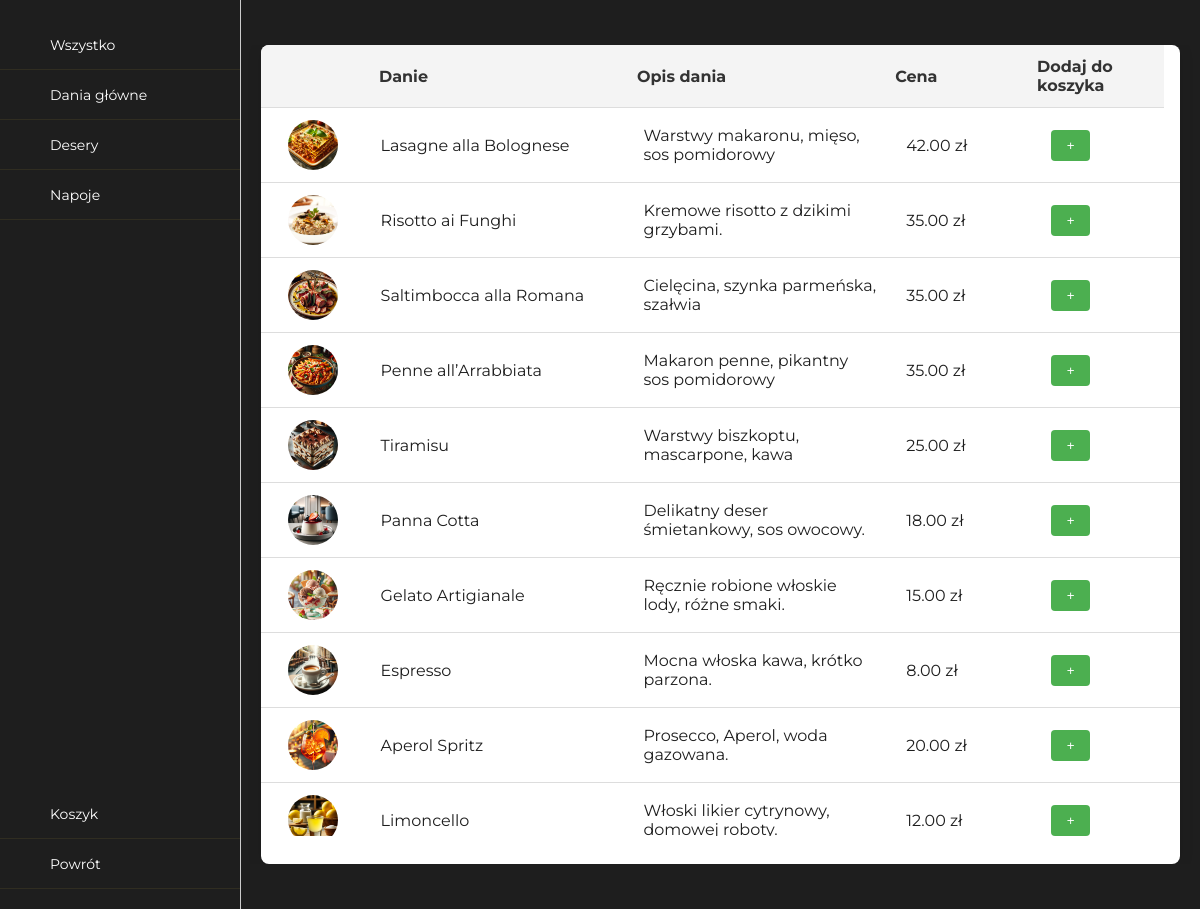
Before: /products/ with the older database file.
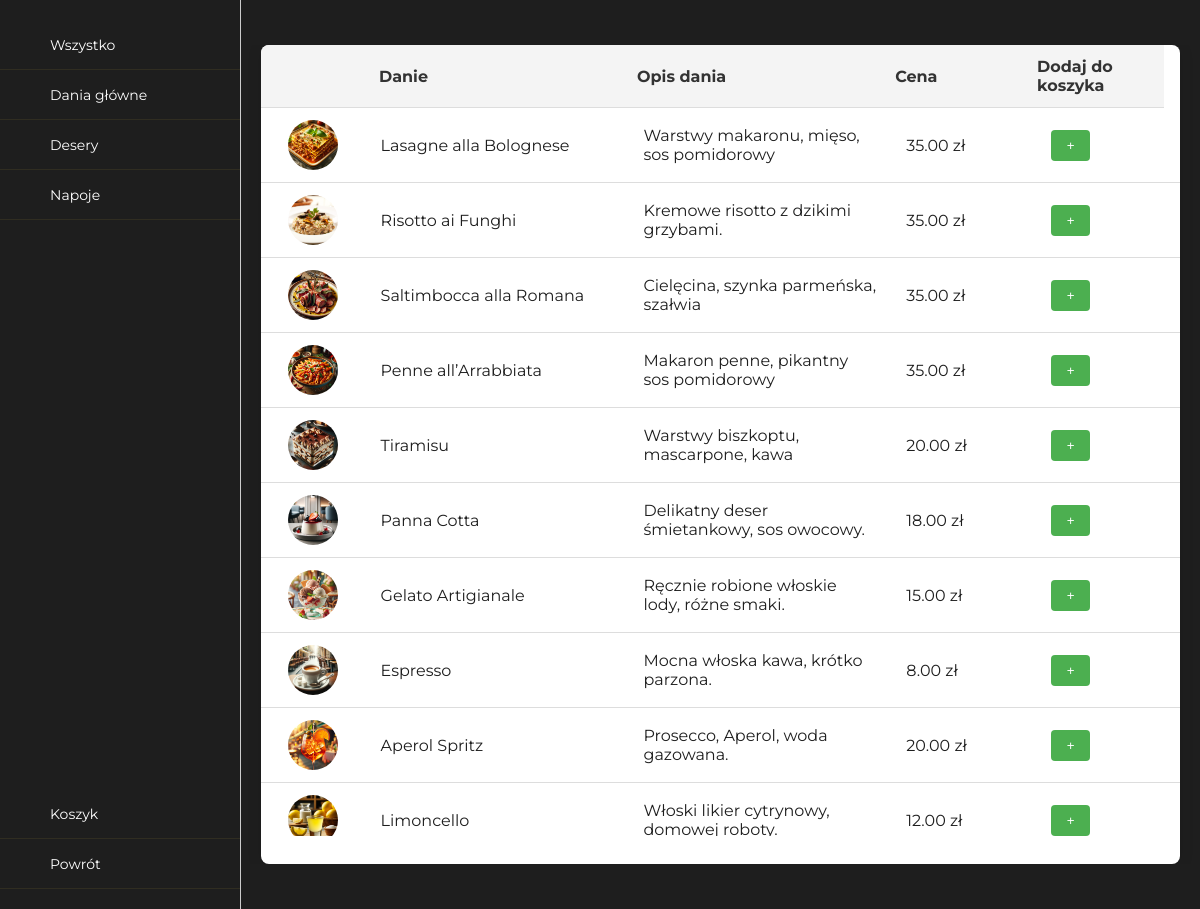
After: the same page with the newer database file.
### base/models.py (models this page shows)
class Product(models.Model):
    name = models.CharField(max_length=100)
    price = models.DecimalField(max_digits=8, decimal_places=2)
    description = models.TextField()
    category = models.ForeignKey(Category, related_name='products', on_delete=models.CASCADE)
    image = models.ImageField(upload_to='product_images/', blank=True, null=True)
    def __str__(self):
        return self.name

### base/views.py (the view)
# urls.py: path('products/', product_list, name='product-list'),
def product_list(request):
    products = Product.objects.all()
    print(products)
    return render(request, 'product_list.html', {'products': products})

### base/templates/product_list.html (shortened to what this page needs)
<!doctype html>
{% load static %}
<html lang="en-US">
<head>
<link href="{% static 'styles/singlePageTemplate.css' %}" rel="stylesheet" type="text/css">
<link href="https://assets.calendly.com/assets/external/widget.css" rel="stylesheet">
</head>
<body>
<div class="container4">
    <div class="food-sort">
        <div class="order-buttons">
            <button onclick="filterTable('Wszystko')" data-active="true">Wszystko</button>
            <button onclick="filterTable('dania glowne')" data-active="false">Dania główne</button>
            <button onclick="filterTable('desery')" data-active="false">Desery</button>
            <button onclick="filterTable('napoje')" data-active="false">Napoje</button>
        </div>
        <div class="basket-button">
            <a href="/cart"><button>Koszyk</button></a>
            <a href="/"><button>Powrót</button></a>
        </div>
    </div>
        <div class="food-choose">
            <table class="food-table">
            <thead class="thead-primary">
                <tr>
                    <th>&nbsp</th>
                    <th>Danie</th>
                    <th>Opis dania</th>
                    <th>Cena</th>
                    <th>Dodaj do koszyka</th>
                </tr>
            </thead>
            <tbody>
                {% for product in products %}
                <tr data-category="{{ product.category.name }}" data-id="s={{ product.id }}" data-name="{{ product.name }}" data-price="{{ product.price }}">
                    <td>
                        {% if product.image %}
                            <img src="{{ product.image.url }}" alt="{{ product.name }}" style="width: 50px; height: 50px;">
                        {% else %}
                            <img src="{% static 'images/default.png' %}" alt="Default Image" style="width: 50px; height: 50px;">
                        {% endif %}
                    </td>
                    <td>{{ product.name }}</td>
                    <td>{{ product.description }}</td>
                    <td>{{ product.price }} zł</td>
                    <td><button onclick="addToCart(this)">+</button></td>
                </tr>
                {% endfor %}
            </tbody>
            </table>
        </div>
</div>
</body>
</html>

### static/styles/singlePageTemplate.css (style rules this page uses)
html { scroll-behavior: smooth; }
body { font-family: Constantia, "Lucida Bright", "DejaVu Serif", Georgia, "serif"; background-color: #f2f2f2; margin-top: 0px; margin-right: 0px; margin-bottom: 0px; margin-left: 0px; font-style: normal; font-weight: 200; }
.container4 { height: 100vh; width: 100%; background-color: #1e1e1e; display: flex; flex-direction: row; justify-content: center; align-items: center; }
.food-sort { height: inherit; width: 20%; display: flex; flex-direction: column; justify-content: space-between; border-right: 1px solid #ccc; }
.order-buttons { padding-top: 20px; }
.order-buttons button { width: 100%; height: 50px; padding-left: 50px; background: transparent; border: none; border-bottom: 1px solid rgba(247,216,71,0.08); color: #fff; transition: all .2s ease-in-out; cursor: pointer; font-family: 'Montserrat', sans-serif; font-size: 14px; text-align: left; }
.basket-button { padding-bottom: 20px; }
.basket-button button { width: 100%; height: 50px; padding-left: 50px; background: transparent; border: none; border-bottom: 1px solid rgba(247,216,71,0.08); color: #fff; transition: all .2s ease-in-out; cursor: pointer; font-family: 'Montserrat', sans-serif; font-size: 14px; text-align: left; }
.food-table { width: 100%; min-height: 90vh; max-height: 500px; overflow-y: auto; border-collapse: separate; box-shadow: 0 2px 15px rgba(0,0,0,0.1); border-radius: 8px; border-spacing: 0; background-color: #ffffff; font-family: Montserrat, sans-serif; color: #1e1e1e; font-weight: 400; }
.food-choose { width: 80%; max-height: 90vh; overflow: hidden; margin: auto; padding: 20px; box-sizing: border-box; display: flex; justify-content: center; align-items: center; }
tbody { display: block; max-height: 80vh; overflow-y: auto; border-radius: 0 0 8px 8px; }
thead, tbody tr { display: table; width: 100%; table-layout: fixed; }
thead { width: calc(100% - 1em); border-radius: 8px 8px 0 0; }
.food-table th, .food-table td { padding: 12px 15px; text-align: left; border-bottom: 1px solid #dddddd; }
.food-table th { background-color: #f4f4f4; color: #333; font-weight: bold; }
.food-table tr { transition: opacity 0.1s ease-in-out; }
.food-table tr:last-child td { border-bottom: none; }
.food-table img { display: block; margin: auto; vertical-align: middle; width: 50px; height: 50px; border-radius: 50%; object-fit: cover; }
.food-table button { padding: 8px 16px; background-color: #4CAF50; color: white; border: none; border-radius: 4px; cursor: pointer; transition: background-color 0.3s ease; }
.food-table th:nth-child(1), .food-table td:nth-child(1) { width: 10%; }
.food-table th:nth-child(2), .food-table td:nth-child(2), .food-table th:nth-child(3), .food-table td:nth-child(3) { width: 30%; }
.food-table th:nth-child(4), .food-table td:nth-child(4), .food-table th:nth-child(5), .food-table td:nth-child(5) { width: 15%; }
.food-table thead tr:first-child th:first-child { border-top-left-radius: 8px; }

Changed rows visible on the page:
changed Product "Lasagne alla Bolognese": price "42.00" → "35.00"
changed Product "Tiramisu": price "25.00" → "20.00"
